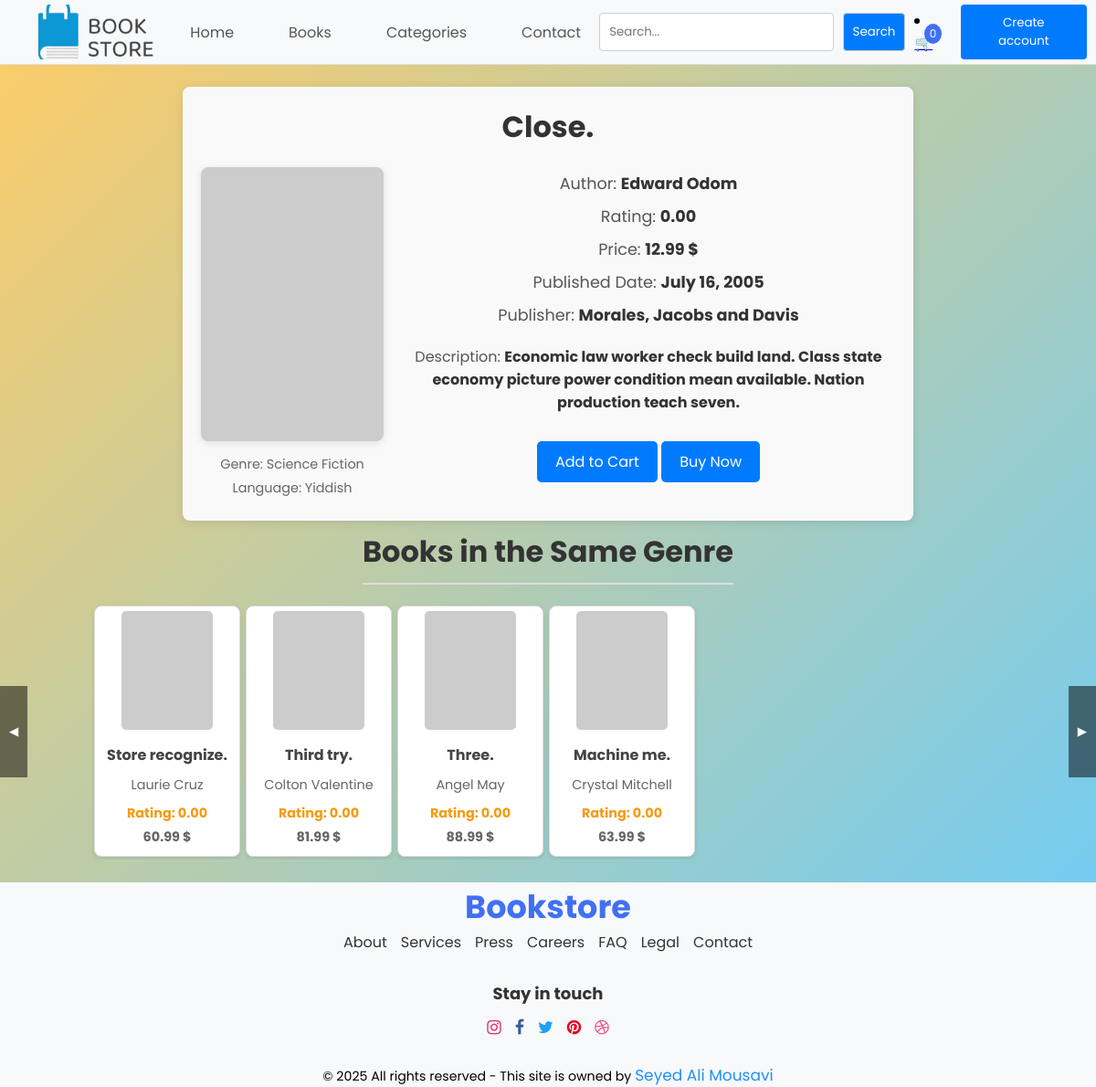
Page /books/1/ on the committed database.
### books/models.py (models this page shows)
class Book(models.Model):
    GENRE_CHOICES = [
        ('fiction', 'Fiction'),
        ('non_fiction', 'Non-Fiction'),
        ('mystery', 'Mystery'),
        ('fantasy', 'Fantasy'),
        ('biography', 'Biography'),
        ('science_fiction', 'Science Fiction'),
        ('romance', 'Romance'),
        ('horror', 'Horror'),
        ('self_help', 'Self Help'),
        ('history', 'History'),
    ]
    title = models.CharField(max_length=100)
    author = models.CharField(max_length=100)
    price = models.DecimalField(max_digits=20, decimal_places=2)
    rating = models.DecimalField(max_digits=3, decimal_places=2)
    description = models.TextField()
    published_date = models.DateField()
    isbn = models.CharField(max_length=13, unique=True)
    cover_image = models.ImageField(upload_to='covers/')
    language = models.CharField(max_length=30)
    publisher = models.CharField(max_length=100)
    genre = models.CharField(max_length=50, choices=GENRE_CHOICES)
    stock = models.PositiveIntegerField(default=0)

### books/views.py (the view)
# urls.py: path('<int:id>/', BookDetailView.as_view(), name='book_detail'),
class BookDetailView(View):
    def get(self, request, id):
        book = get_object_or_404(Book, id=id)
        user_info = None
        if 'user_id' in request.session:
            try:
                user_info = UserAccount.objects.get(id=request.session['user_id'])
            except UserAccount.DoesNotExist:
                user_info = None
        same_genre_books = Book.objects.filter(genre=book.genre).exclude(id=book.id)[:10]
        return render(request, 'book.html', {'book': book, 'user': user_info, 'same_genre_books': same_genre_books})

### templates/book.html (shortened to what this page needs)
{% extends 'base.html' %}
{% load static %}
{% block content %}
<br>
<div class="book-detail-container">
    <h1 class="book-title">{{ book.title }}</h1>
    <div class="book-detail">
        <div class="book-cover-container">
            <img class="book-cover" src="{{ book.cover_image }}" alt="{{ book.title }}">
            <div class="book-meta">
                <p>Genre: <span>{{ book.get_genre_display }}</span></p>
                <p>Language: <span>{{ book.language }}</span></p>
            </div>
        </div>
        <div class="book-info">
            <p>Author: <span>{{ book.author }}</span></p>
            <p>Rating: <span>{{ book.rating }}</span></p>
            <p>Price: <span>{{ book.price }} $</span></p>
            <p>Published Date: <span>{{ book.published_date }}</span></p>
            <p>Publisher: <span>{{ book.publisher }}</span></p>
            <p>Description: <span>{{ book.description }}</span></p>
            <a href="#" class="add-to-cart-button" id="addToCartButton">Add to Cart</a>
            {% if book.stock > 0 %}
            <a href="{% url 'buy_now' book.id %}" class="add-to-cart-button">Buy Now</a>
            {% else %}
                <a class="add-to-cart-button" style="background-color: darkorange;" disabled>Out of Stock</a>
            {% endif %}
        </div>
    </div>
</div>
<h2 class="book-list-header">Books in the Same Genre</h2>
<div class="book-list-container">
    <button class="nav-button prev" onclick="scrollBooks('same-genre-list', -1)">&#9664;</button>
    <div class="book-list">
        <div class="book-list-wrapper" id="same-genre-list">
            {% for same_genre_book in same_genre_books %}
            <a href="{% url 'book_detail' same_genre_book.id %}" class="book-item-link">
                <div class="book-item">
                    <img src="{{ same_genre_book.cover_image }}" alt="{{ same_genre_book.title }}">
                    <div class="book-info">
                        <h3>{{ same_genre_book.title }}</h3>
                        <p>{{ same_genre_book.author }}</p>
                        <p class="rating">Rating: {{ same_genre_book.rating }}</p>
                        <p class="book-price">{{ same_genre_book.price }} $</p>
                    </div>
                </div>
            </a>
            {% endfor %}
        </div>
    </div>
    <button class="nav-button next" onclick="scrollBooks('same-genre-list', 1)">&#9654;</button>
</div>
{% include 'footer.html' %}
{% endblock %}

### static/styles.css (style rules this page uses)
* { margin: 0; padding: 0; box-sizing: border-box; font-family: "Poppins", sans-serif; }
html, body { height: 100%; margin: 0; padding: 0; display: flex; flex-direction: column; }
body { min-height: 100vh; display: flex; flex-direction: column; align-items: center; justify-content: flex-start; background: linear-gradient(135deg, #ffcc66, #66ccff); }
.book-list-container { width: 100%; margin: 0 0px; padding: 0 100px; position: relative; }
.book-list { display: flex; overflow: hidden; }
.book-list-header { text-align: left; font-size: 2em; color: #333; margin-bottom: 20px; font-weight: bold; padding: 10px 0; border-bottom: 2px solid #ddd; }
.book-list-wrapper { display: flex; transition: transform 0.3s ease-in-out; }
.book-item { background-color: #fff; border: 1px solid #ddd; border-radius: 8px; margin: 3px; padding: 5px; width: 160px; height: 275px; box-shadow: 0 2px 5px rgba(0, 0, 0, 0.1); transition: transform 0.3s; flex-shrink: 0; display: flex; flex-direction: column; align-items: center; }
.book-info { text-align: center; width: 100%; }
.book-info h3 { font-size: 1em; color: #444; margin: 10px 0; white-space: nowrap; overflow: hidden; text-overflow: ellipsis; }
.book-info p { font-size: 0.9em; color: #666; margin: 5px 0; }
.book-info .rating { font-size: 0.9em; font-weight: bold; color: #f39c12; margin-top: 10px; }
.book-item img { height: 130px; width: 100px; border-radius: 5px; margin-bottom: 5px; }
.book-price { font-size: 0.9em; color: #444; font-weight: bold; margin-top: 5px; }
.nav-button { position: absolute; top: 50%; transform: translateY(-50%); background-color: rgba(0, 0, 0, 0.5); color: white; border: none; padding: 10px; height: 100px; cursor: pointer; z-index: 1; }
.nav-button.prev { left: 0; }
.nav-button.next { right: 0; }
.book-item-link { text-decoration: none; color: inherit; display: red; }
.book-detail-container { max-width: 800px; margin: 0 auto; padding: 20px; background-color: #f9f9f9; border-radius: 8px; box-shadow: 0 2px 10px rgba(0, 0, 0, 0.1); }
.book-detail-container .book-title { text-align: center; font-size: 2em; margin-bottom: 20px; color: #333; }
.book-detail-container .book-detail { display: flex; justify-content: center; align-items: flex-start; gap: 20px; }
.book-detail-container .book-cover-container { display: flex; flex-direction: column; align-items: center; }
.book-detail-container .book-cover { width: 200px; height: auto; border-radius: 8px; box-shadow: 0 2px 8px rgba(0, 0, 0, 0.1); }
.book-detail-container .book-meta { margin-top: 10px; text-align: center; font-size: 0.9em; color: #666; }
.book-detail-container .book-meta p { margin: 5px 0; }
.book-detail-container .book-info { flex: 1; }
.book-detail-container .book-info p { font-size: 1.1em; color: #555; margin-bottom: 10px; }
.book-detail-container .book-info span { font-weight: bold; color: #333; }
.book-detail-container .book-info p:last-of-type { margin-top: 20px; font-size: 1em; }
.book-detail-container .add-to-cart-button { display: inline-block; margin-top: 20px; padding: 10px 20px; background-color: #007bff; color: #fff; text-align: center; text-decoration: none; border-radius: 5px; transition: background-color 0.3s ease; cursor: pointer; }

### rows in the picture
Book: title "Close.", genre "Science Fiction", language "Yiddish", author "Edward Odom", rating "0.00", price "12.99", published_date "July 16, 2005", publisher "Morales, Jacobs and Davis", description "Economic law worker check build land. Class state economy picture power condition mean available. Nation production teach seven."
Book: title "Store recognize.", author "Laurie Cruz", rating "0.00", price "60.99"
Book: title "Third try.", author "Colton Valentine", rating "0.00", price "81.99"
Book: title "Three.", author "Angel May", rating "0.00", price "88.99"
Book: title "Machine me.", author "Crystal Mitchell", rating "0.00", price "63.99"

### other values in the picture
{{ cart|length }} "0"
